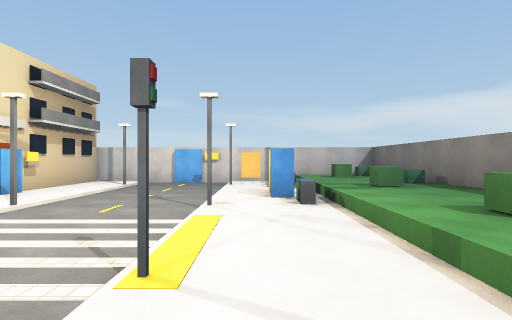
view 1 (above)

12 first-person views from a walk through a scene from a Unity 3-D project. The camera is 1.4 m above the floor, looks level and sees 80° across. The floor is counted in squares, 2 m on a side. Each view is taken from the middle of a square. On the plan, view 1 faces up. The plan holds only what a view shows up to about 10 squares ahead; the rest is blank. The player character is not drawn. Some surface patterns are stand-ins.

view 2
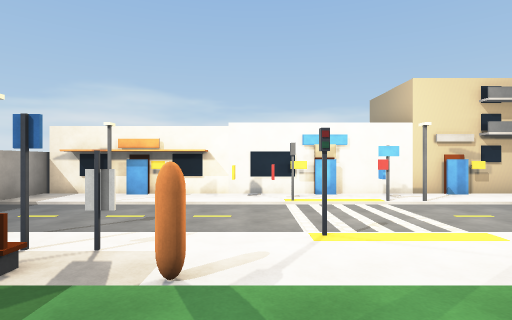

view 3
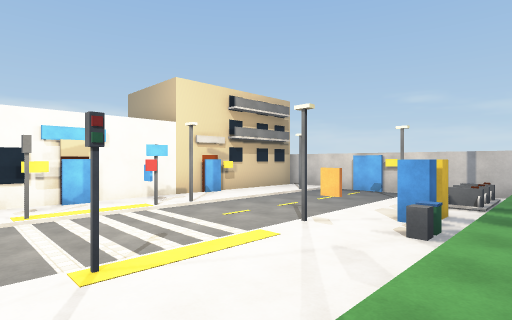

view 4
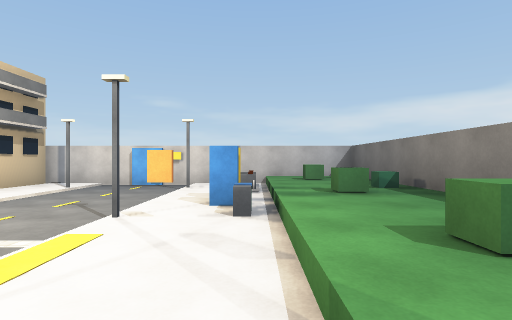

view 5
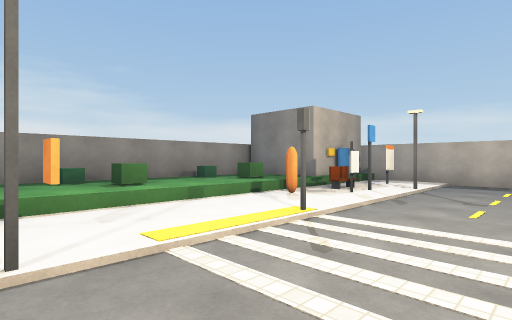

view 6
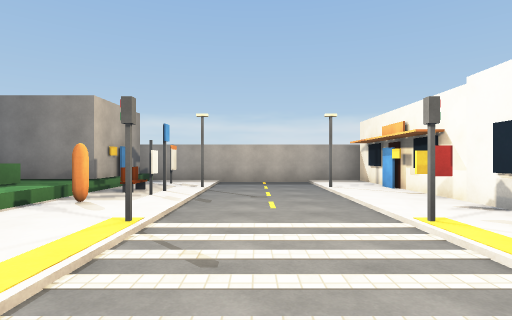

view 7
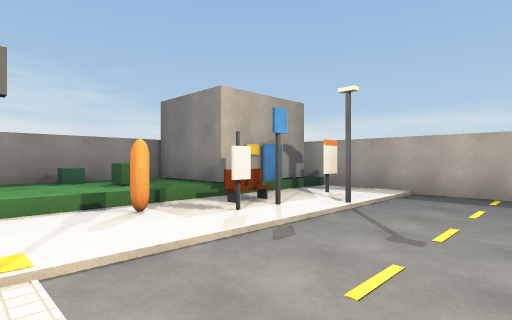

view 8
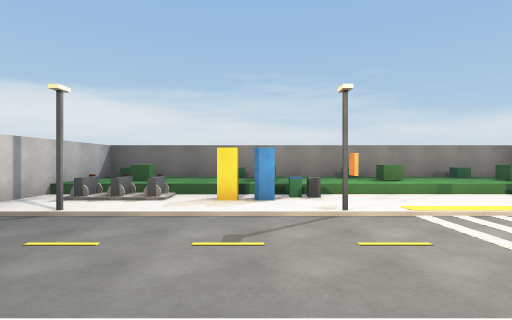

view 9
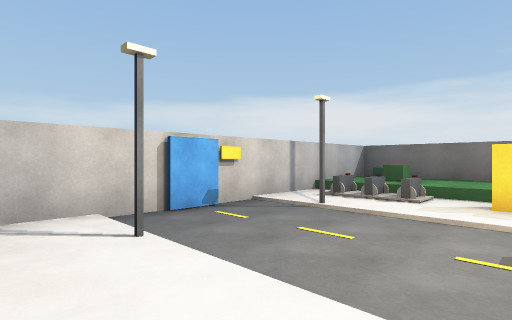

view 10
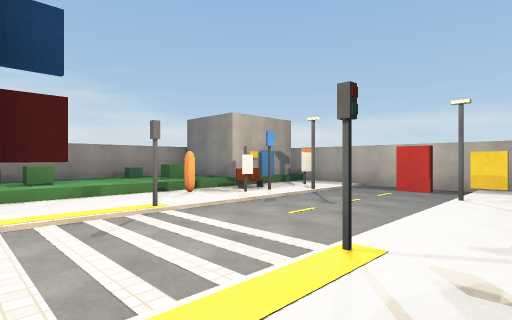

view 11
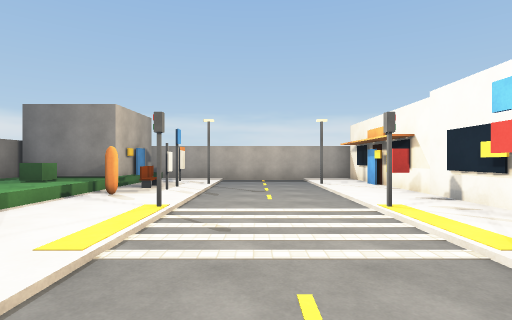

view 12
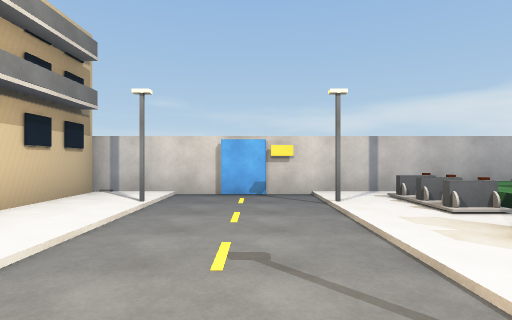

### Floor plan
Key: @ floor where view 1 was taken; # wall or solid block; x gap in a wall; . main floor; : floor 0.5 m higher than the main floor; / step, stairs or slope; = window, fence, low wall or low ledge; O other object.
Columns run from 6 left of view 1 to 4 right of it. Each row starts with its distance up from view 1.
 11 ##########
 10 #...//..:##
  9 #.#..#.=OO#
  8 #..../.=::#
  7 #..../..::#
  6 #..../OOOO#
  5 #....#.O::#
  4 #.#../#.::#
  3 ##.../..OO#
  2 ##O..O..::#
  1 #..../..::#
  0 #..../@#OO#
 -1 #..../O=###
 -2 #x...#.####
 -3 #..../O##
 -4 #..../..#
 -5 #########

Where each view was taken, in squares from view 1:
view 1: 0 up, 0 right, facing up
view 2: 1 up, 3 right, facing left
view 3: 1 up, 2 right, facing up-left
view 4: 1 up, 1 right, facing up
view 5: 5 up, 3 left, facing down-right
view 6: 5 up, 2 left, facing down
view 7: 2 up, 3 left, facing down-right
view 8: 6 up, 5 left, facing right
view 9: 6 up, 5 left, facing up-right
view 10: 4 up, 5 left, facing down-right
view 11: 6 up, 2 left, facing down
view 12: 4 up, 2 left, facing up
